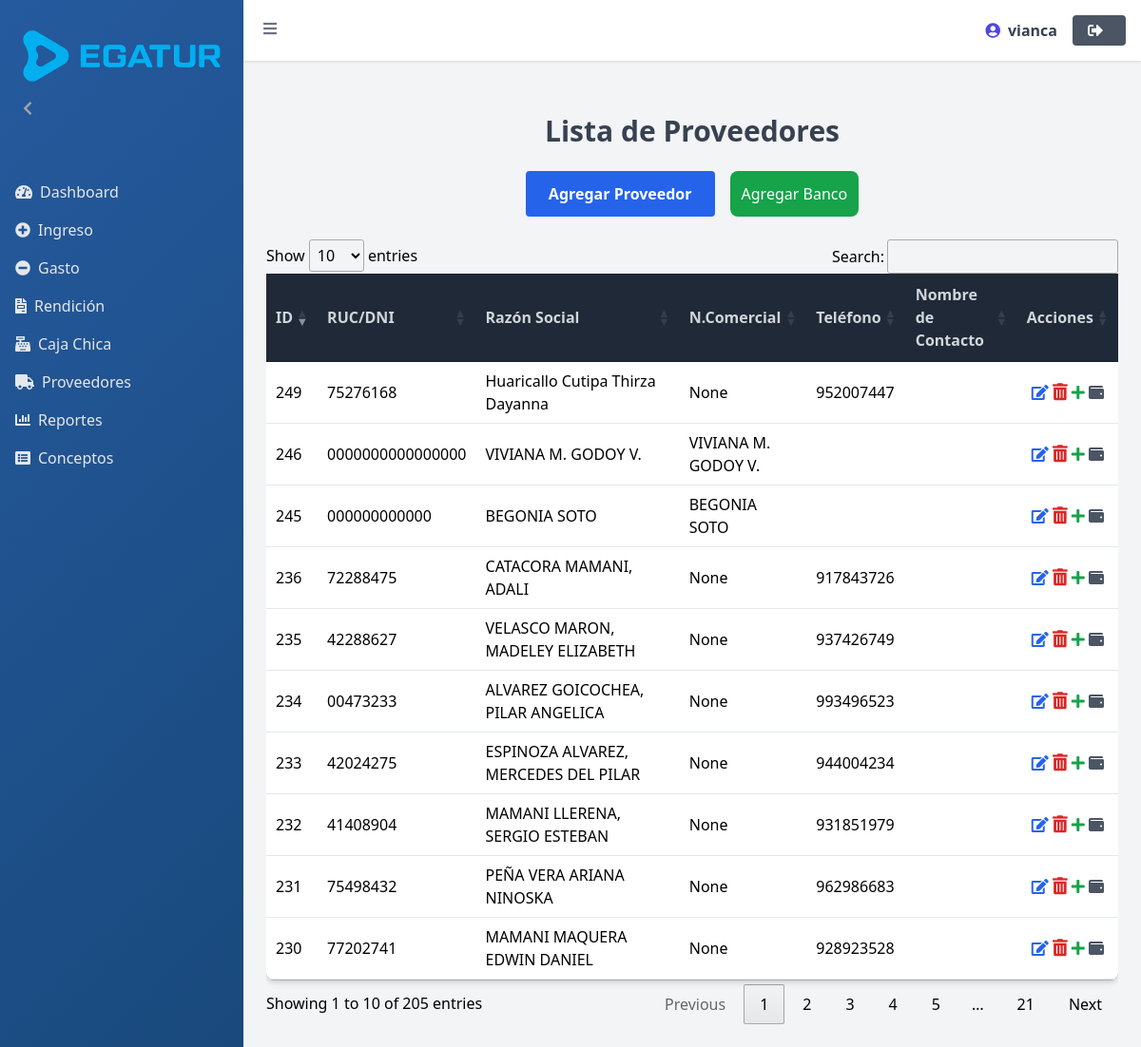
The app's page /proveedores/ (signed in), older data.
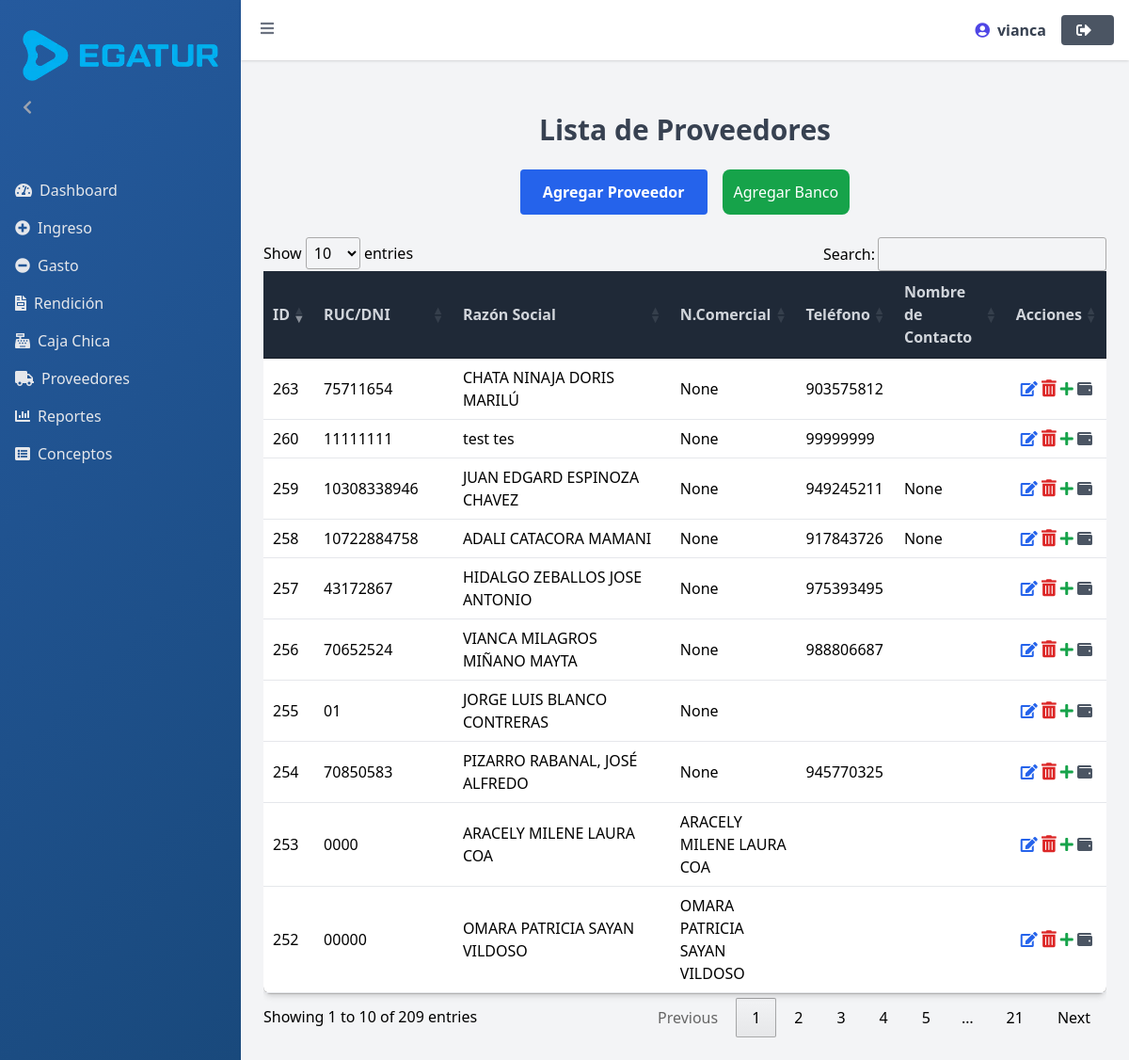
The same page, newer data.
### myapp/models.py (models this page shows, shortened)
class Proveedor(models.Model):
    ruc_dni = models.CharField(max_length=13, unique=True)
    razon_social = models.CharField(max_length=255)
    nombre_comercial = models.CharField(max_length=255, null=True, blank=True)
    telefono = models.CharField(max_length=15, null=True, blank=True)
    nombre_contacto = models.CharField(max_length=255, null=True, blank=True)  # Nombre del contacto principal

### myapp/views.py (the view)
# urls.py: path('proveedores/',proveedores, name='proveedores'),
@login_required
def proveedores(request):
    proveedores = Proveedor.objects.all()
    return render(request, 'proveedores.html', {'proveedores': proveedores})

### templates/proveedores.html (shortened to what this page needs)
{% extends 'base.html' %}
{% block content %}
    <script src="https://cdn.tailwindcss.com"></script>
    <link rel="stylesheet" href="https://cdn.datatables.net/1.13.6/css/jquery.dataTables.min.css">
    <link href="https://cdnjs.cloudflare.com/ajax/libs/font-awesome/5.15.4/css/all.min.css" rel="stylesheet">
    <link rel="stylesheet" href="https://cdnjs.cloudflare.com/ajax/libs/animate.css/4.1.1/animate.min.css">
    <div class="container mx-auto mt-8">
    <h1 class="text-3xl font-bold mb-6 text-center text-gray-700">Lista de Proveedores</h1>
<div class="mb-6 flex gap-4 justify-center">
    <button id="addProveedor" class="bg-blue-600 hover:bg-blue-800 text-white font-bold py-2 px-6 rounded">
        Agregar Proveedor
    </button>
    <button type="button" class="bg-green-600 hover:bg-green-700 text-white p-3 rounded-lg transition duration-300" onclick="openModal('agregarBancoModal')">
        Agregar Banco
    </button>
</div>
    <div class="overflow-x-auto">
        <table id="proveedoresTable" class="min-w-full bg-white rounded-lg shadow-md">
            <thead class="bg-blue-600 text-white">
                <tr>
                    <th class="px-4 py-2 text-left bg-gray-800 text-gray-300 border-b border-gray-600">ID</th>
                    <th class="px-4 py-2 text-left bg-gray-800 text-gray-300 border-b border-gray-600">RUC/DNI</th>
                    <th class="px-4 py-2 text-left bg-gray-800 text-gray-300 border-b border-gray-600">Razón Social</th>
                    <th class="px-4 py-2 text-left bg-gray-800 text-gray-300 border-b border-gray-600">N.Comercial</th>
                    <th class="px-4 py-2 text-left bg-gray-800 text-gray-300 border-b border-gray-600">Teléfono</th>
                    <th class="px-4 py-2 text-left bg-gray-800 text-gray-300 border-b border-gray-600">Nombre de Contacto</th>
                    <th class="px-4 py-2 text-center bg-gray-800 text-gray-300 border-b border-gray-600">Acciones</th>
                </tr>
            </thead>
            <tbody>
                {% for proveedor in proveedores %}
                <tr class="hover:bg-gray-100">
                    <td class="px-6 py-3 border-b">{{ proveedor.id }}</td>
                    <td class="px-6 py-3 border-b">{{ proveedor.ruc_dni }}</td>
                    <td class="px-6 py-3 border-b">{{ proveedor.razon_social }}</td>
                    <td class="px-6 py-3 border-b">{{ proveedor.nombre_comercial }}</td>
                    <td class="px-6 py-3 border-b">{{ proveedor.telefono }}</td>
                    <td class="px-6 py-3 border-b">{{ proveedor.nombre_contacto }}</td>
                    <td class="px-6 py-3 border-b text-center">
                        <button onclick="openEditModal('{{ proveedor.id }}', '{{ proveedor.ruc_dni }}', '{{ proveedor.razon_social }}', '{{ proveedor.nombre_comercial }}', '{{ proveedor.telefono }}', '{{ proveedor.nombre_contacto }}')"
                                class="text-blue-600 hover:text-blue-800">
                            <i class="fas fa-edit"></i>
                        </button>
                        <button onclick="confirmDelete('{{ proveedor.id }}', '{{ proveedor.razon_social }}')"
                                class="text-red-600 hover:text-red-800">
                            <i class="fas fa-trash-alt text-lg"></i>
                        </button>
                        <button onclick="openCuentaBancariaModal('{{ proveedor.id }}')"
                                class="text-green-600 hover:text-green-800">
                             <i class="fas fa-plus"></i>
                        </button>
                        <button onclick="openVerCuentasModal('{{ proveedor.id }}')"
                                class="text-gray-600 hover:text-gray-800">
                            <i class="fas fa-wallet"></i>
                        </button>
                    </td>
                </tr>
                {% endfor %}
            </tbody>
        </table>
    </div>
</div>
{% endblock %}

Row changes from the older to the newer data that the page shows:
no longer on this page (row unchanged): Proveedor: id "230", ruc_dni "77202741", razon_social "MAMANI MAQUERA EDWIN DANIEL", nombre_comercial "None", telefono "928923528"
no longer on this page (row unchanged): Proveedor: id "231", ruc_dni "75498432", razon_social "PEÑA VERA ARIANA NINOSKA", nombre_comercial "None", telefono "962986683"
no longer on this page (row unchanged): Proveedor: id "232", ruc_dni "41408904", razon_social "MAMANI LLERENA, SERGIO ESTEBAN", nombre_comercial "None", telefono "931851979"
no longer on this page (row unchanged): Proveedor: id "233", ruc_dni "42024275", razon_social "ESPINOZA ALVAREZ, MERCEDES DEL PILAR", nombre_comercial "None", telefono "944004234"
no longer on this page (row unchanged): Proveedor: id "234", ruc_dni "00473233", razon_social "ALVAREZ GOICOCHEA, PILAR ANGELICA", nombre_comercial "None", telefono "993496523"
no longer on this page (row unchanged): Proveedor: id "235", ruc_dni "42288627", razon_social "VELASCO MARON, MADELEY ELIZABETH", nombre_comercial "None", telefono "937426749"
no longer on this page (row unchanged): Proveedor: id "236", ruc_dni "72288475", razon_social "CATACORA MAMANI, ADALI", nombre_comercial "None", telefono "917843726"
no longer on this page (row unchanged): Proveedor: id "245", ruc_dni "000000000000", razon_social "BEGONIA SOTO", nombre_comercial "BEGONIA SOTO"
no longer on this page (row unchanged): Proveedor: id "246", ruc_dni "0000000000000000", razon_social "VIVIANA M. GODOY V.", nombre_comercial "VIVIANA M. GODOY V."
no longer on this page (row unchanged): Proveedor: id "249", ruc_dni "75276168", razon_social "Huaricallo Cutipa Thirza Dayanna", nombre_comercial "None", telefono "952007447"
added Proveedor: id "252", ruc_dni "00000", razon_social "OMARA PATRICIA SAYAN VILDOSO", nombre_comercial "OMARA PATRICIA SAYAN VILDOSO"
added Proveedor: id "253", ruc_dni "0000", razon_social "ARACELY MILENE LAURA COA", nombre_comercial "ARACELY MILENE LAURA COA"
added Proveedor: id "254", ruc_dni "70850583", razon_social "PIZARRO RABANAL, JOSÉ ALFREDO", nombre_comercial "None", telefono "945770325"
added Proveedor: id "255", ruc_dni "01", razon_social "JORGE LUIS BLANCO CONTRERAS", nombre_comercial "None"
added Proveedor: id "256", ruc_dni "70652524", razon_social "VIANCA MILAGROS MIÑANO MAYTA", nombre_comercial "None", telefono "988806687"
added Proveedor: id "257", ruc_dni "43172867", razon_social "HIDALGO ZEBALLOS JOSE ANTONIO", nombre_comercial "None", telefono "975393495"
added Proveedor: id "258", ruc_dni "10722884758", razon_social "ADALI CATACORA MAMANI", nombre_comercial "None", telefono "917843726", nombre_contacto "None"
added Proveedor: id "259", ruc_dni "10308338946", razon_social "JUAN EDGARD ESPINOZA CHAVEZ", nombre_comercial "None", telefono "949245211", nombre_contacto "None"
added Proveedor: id "260", ruc_dni "11111111", razon_social "test tes", nombre_comercial "None", telefono "99999999"
added Proveedor: id "263", ruc_dni "75711654", razon_social "CHATA NINAJA DORIS MARILÚ", nombre_comercial "None", telefono "903575812"
Text that changed along with them:
text written by a page script: "Show entries Search: Showing 1 to 10 of 205 entries Previous 1 2 3 4 5 … 21 Next" → "Show entries Search: Showing 1 to 10 of 209 entries Previous 1 2 3 4 5 … 21 Next"
